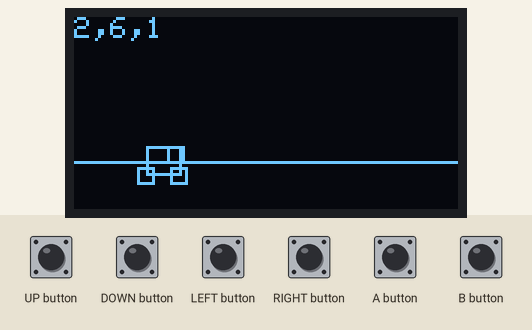
This sketch was run on a simulated Arduboy, built with avr-gcc and run on an emulated ATmega32U4. Parts: 128×64 one-colour display. The test bench sets the inputs (shaded band).

Above: at 1.2 s.
1.3 s: B button pressed for 0.15 s
At 1.43 s:
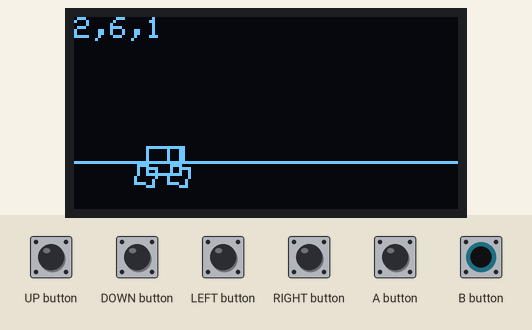
3.0 s: UP button pressed for 1 s
At 5.0 s:
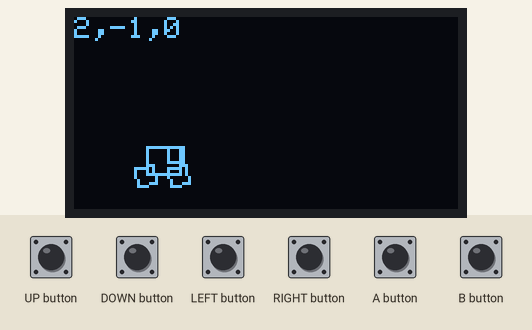
5.5 s: DOWN button pressed for 1 s
At 6.31 s:
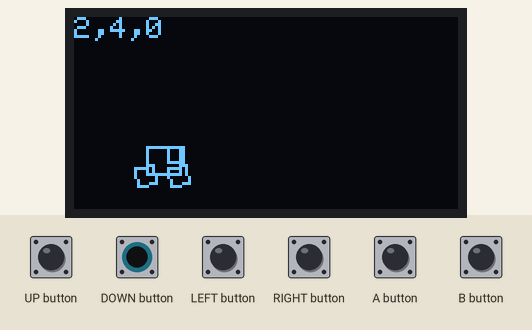
8.0 s: LEFT button pressed for 1 s
At 10.2 s:
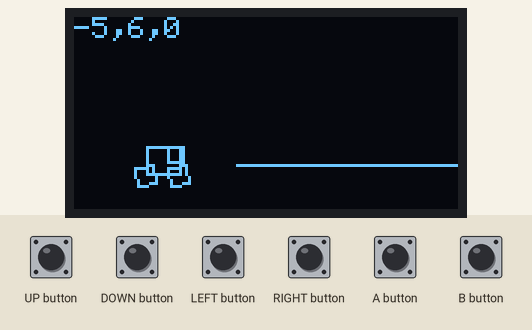
10.5 s: RIGHT button pressed for 0.15 s
At 11.1 s:
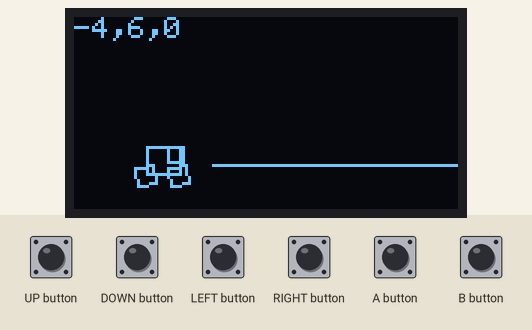
12.1 s: UP button pressed for 0.15 s
At 13.4 s:
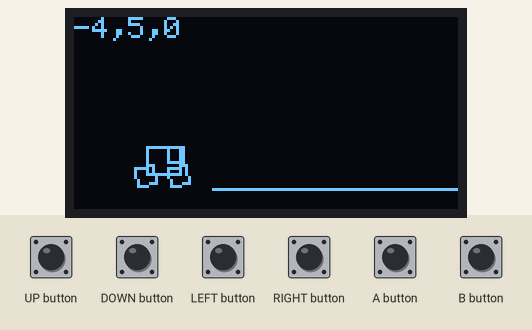
Timing chart, 0 to 14.7 s (numbered marks = the images above; inputs shaded):
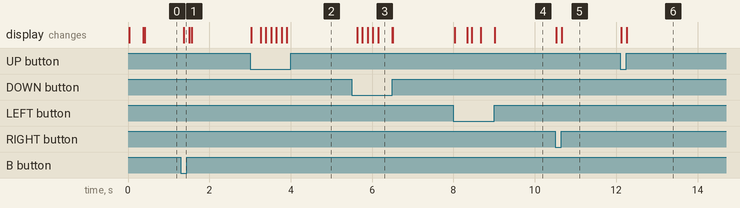

Measured:
- after the input at 1.3 s, the display: changes after 0.07 s (image 1)
- after the input at 3.0 s, the display: first changes at once (image 2 shows a later state)
- after the input at 5.5 s, the display: first changes after 0.13 s (image 3 shows a later state)
- after the input at 8.0 s, the display: first changes at once (image 4 shows a later state)
- after the input at 10.5 s, the display: first changes at once (image 5 shows a later state)
- after the input at 12.1 s, the display: first changes at once (image 6 shows a later state)

The sketch:

game4.ino
```cpp
// (licence header left out)
#include <Arduboy2.h>
#include "graphics.h"
float WORLD_GRAVITY = 0.1f;

/*********************************************************************************
 * MAP
 *********************************************************************************/
PROGMEM const char stage[8][16*10] =
{
    {0,0,0,0,0,0,0,0,0,0,0,0,0,0,0,0,0,0,0,0,0,0,0,0,0,0,0,0,0,0,0,0,0,0,0,0,0,0,0,0,},
    {0,0,0,0,0,0,0,0,0,0,0,0,0,0,0,0,0,0,0,0,0,0,0,0,0,0,0,0,0,0,0,0,0,0,0,0,0,0,0,0,},
    {0,0,0,0,0,0,0,0,0,0,0,0,0,0,0,0,0,0,0,0,0,0,0,0,0,0,0,0,0,0,0,0,0,0,0,0,0,0,0,0,},
    {0,0,0,0,0,0,0,0,0,0,0,0,0,0,0,0,0,0,0,0,0,0,0,0,0,0,0,0,0,0,0,0,0,0,0,0,0,0,0,0,},
    {0,0,0,0,0,0,0,0,0,0,0,0,0,0,0,0,0,0,0,0,0,0,1,1,0,0,0,0,0,0,0,0,0,0,0,0,0,0,0,0,},
    {0,0,0,0,0,0,0,0,0,0,0,0,0,0,0,0,0,0,0,0,0,3,0,0,0,0,0,0,0,0,0,0,0,0,0,0,0,0,0,0,},
    {1,1,1,1,1,1,1,1,1,1,1,1,1,1,1,1,1,1,1,1,2,0,0,0,0,0,0,0,0,0,0,0,0,0,0,0,0,0,0,0,},
    {0,0,0,0,0,0,0,0,0,0,0,0,0,0,0,0,0,0,0,0,0,0,0,0,0,0,0,0,0,0,0,0,0,0,0,0,0,0,0,0,},
 };


/*********************************************************************************
 * Car struct.
 *********************************************************************************/
typedef struct {
  unsigned char x, y, rear_tire_angle, front_tire_angle;
  float vx,vy;
  char speed;
  short angle;
  bool is_jump;
} Car;

#define CAR_BODY_ANGLE_PADD 100


/******************************************************************************
 * GLOBAL VARS.
 ******************************************************************************/
Arduboy2 arduboy;
unsigned int frame;
Car car;
int virtual_x, virtual_y;


void initialize_car(Car *car) {
  car->x = 30;
  car->y = 30;
  car->vx = 0;
  car->vy = 0;
  car->speed = 0;
  car->angle = 0;
  car->front_tire_angle = 0;
  car->rear_tire_angle = 0;
  car->is_jump = true;
}

void draw_car(Car *car) {

  // Draw body.
  drawRect2(car->x, car->y, 70, 15, car->angle + CAR_BODY_ANGLE_PADD);
  drawRect(car->x + getCos(car->angle+295)*5, car->y + getSin(car->angle+295)*5, 6, car->angle);

  // Draw tire.
  Point rear_tire;
  Point front_tire;
  rear_tire.x = car->x + getCos(car->angle+90)*8;
  rear_tire.y = car->y + getSin(car->angle+90)*8;
  front_tire.x = car->x + getCos(car->angle)*8;
  front_tire.y = car->y + getSin(car->angle)*8;

  drawRect(front_tire.x, front_tire.y, 8, car->front_tire_angle);
  drawRect(rear_tire.x, rear_tire.y, 8, car->rear_tire_angle);
}

void update_car(Car *car) {
//  car->angle++;
  car->rear_tire_angle += car->speed;
  car->front_tire_angle += car->speed;

  car->x += car->vx;
  car->y += car->vy;

  // Add gravity.
  if(car->is_jump) {
    car->vy += WORLD_GRAVITY;
  }

  if(arduboy.pressed(B_BUTTON)) {
    car->speed+=2;
    if(car->speed > 100) {
      car->speed = 100;
    }
  }

  car->speed -= 1;
  if(car->speed < 0) {
    car->speed = 0;
  }

  // Hit collision with ground.
  int car_map_x = virtual_x/8 + (car->x-8)/8;
  int car_map_y = virtual_y/8 + (car->y)/8;
  arduboy.print(car_map_x);
  arduboy.print(",");
  arduboy.print(car_map_y);
  char data = pgm_read_byte(&stage[car_map_y][car_map_x]);
  arduboy.print(",");
  arduboy.print((int)data);

  car->angle = 0;
  if(data == 1) {
    car->is_jump = false;
    car->vy = 0;
  }else if(data == 2 || data == 3) {
    car->angle = -45;
    arduboy.print("\n");
    arduboy.print(virtual_x%8);
    car->y = car_map_y*8 - virtual_y - virtual_x%8;
  }else{

  }
//  if(arduboy.pressed(LEFT_BUTTON)) {
//    car->angle -= 2;
//    if(car->angle < 0) {
//      car->angle = 360 - car->angle;
//    }
//  }
//  if(arduboy.pressed(RIGHT_BUTTON)) {
//    car->angle += 2;
//    if(car->angle > 360) {
//      car->angle = car->angle - 360;
//    }
//  }

}

/******************************************************************************
 * Draw stage.
 ******************************************************************************/
void draw_stage() {
  //char data = pgm_read_byte(&tetrimino[type][spin_index][ii][jj]);
  for(int ii=0;ii<8;ii++) {
    int map_y = ii + virtual_y/8;
    for(int jj=0;jj<160;jj++) {
      int map_x = jj + virtual_x/8;
      if(map_y < 0 || map_y > 8 || map_x < 0 || map_x > 160) {
        continue;
      }
      char data = pgm_read_byte(&stage[map_y][map_x]);
      if(data == 1) {
        arduboy.drawLine(jj*8+virtual_x/8 - virtual_x%8,
                         ii*8+virtual_y/8 - virtual_y%8,
                         jj*8+virtual_x/8 - virtual_x%8 + 8,
                         ii*8+virtual_y/8 - virtual_y%8);
      }else if(data == 2) {
        arduboy.drawLine(jj*8+virtual_x/8 - virtual_x%8,
                         ii*8+virtual_y/8 - virtual_y%8,
                         jj*8+virtual_x/8 - virtual_x%8 + 8,
                         ii*8+virtual_y/8 - virtual_y%8 - 8);
      }
    }
  }
}

// This function runs once in your game.
// use it for anything that needs to be set only once in your game.
void setup() {
  // initiate arduboy instance
  arduboy.boot();

  // here we set the framerate to 15, we do not need to run at
  // default 60 and it saves us battery life
  arduboy.setFrameRate(60);

  initialize_car(&car);

  virtual_x = 0;
  virtual_y = 0;
  frame = 0;
}


// our main game loop, this runs once every cycle/frame.
// this is where our game logic goes.
void loop() {
  // pause render until it's time for the next frame
  if (!(arduboy.nextFrame()))
    return;

  // first we clear our screen to black
  arduboy.clear();
  draw_stage();
  update_car(&car);
  draw_car(&car);

  if(arduboy.pressed(UP_BUTTON)) {
    virtual_y--;
  }
  if(arduboy.pressed(DOWN_BUTTON)) {
    virtual_y++;
  }

  if(arduboy.pressed(LEFT_BUTTON)) {
    virtual_x--;
  }
  if(arduboy.pressed(RIGHT_BUTTON)) {
    virtual_x++;
  }

  frame++;

  // then we finaly we tell the arduboy to display what we just wrote to the display
  arduboy.display();
}
```

graphics.h
```cpp
#ifndef GRAPHICS_H
#define GRAPHICS_H

extern Arduboy2 arduboy;

PROGMEM const short SHORT_SIN[] = {
  0,
524,
1047,
1570,
2093,
2615,
3136,
3656,
4175,
4693,
5209,
5724,
6237,
6749,
7258,
7765,
8269,
8771,
9271,
9767,
10261,
10751,
11238,
11722,
12202,
12679,
13151,
13620,
14084,
14544,
15000,
15451,
15898,
16339,
16776,
17207,
17634,
18054,
18470,
18880,
19284,
19682,
20074,
20460,
20840,
21213,
21580,
21941,
22294,
22641,
22981,
23314,
23640,
23959,
24271,
24575,
24871,
25160,
25441,
25715,
25981,
26239,
26488,
26730,
26964,
27189,
27406,
27615,
27816,
28007,
28191,
28366,
28532,
28689,
28838,
28978,
29109,
29231,
29344,
29449,
29544,
29631,
29708,
29776,
29836,
29886,
29927,
29959,
29982,
29995,
30000,
};


float getSin(int angle) {
  angle+=45;
// 90-180 → sin( 180 - θ )
// 180-270 → -sin( θ - 180 )
// 270-360 → -sin( 360 - θ )
  short target_value;
  angle = abs(angle%360);
  if(angle < 90) {
    target_value = pgm_read_dword(&SHORT_SIN[angle]);
  }else if(angle < 180) {
    target_value = pgm_read_dword(&SHORT_SIN[180 - angle]);
  }else if(angle < 270) {
    target_value = pgm_read_dword(&SHORT_SIN[angle - 180]) * -1;
  }else{
    target_value = pgm_read_dword(&SHORT_SIN[360 - angle]) * -1;
  }
//  short target_value = pgm_read_dword(&SHORT_SIN[angle%360]);
  return (float)target_value / 30000.0f;
}

float getCos(int angle) {
//  short target_value = pgm_read_dword(&SHORT_COS[angle%360]);
//  return (float)target_value / 30000.0f;
  return getSin(angle + 90);
}


void drawTriangle(int x, int y, int size, int angle) {
  float half_size = size/2;

  Point p1,p2,p3;

  p1.x = x + half_size * (getCos(angle));
  p1.y = y + half_size * (getSin(angle));

  p2.x = x + half_size * (getCos(120+angle));
  p2.y = y + half_size * (getSin(120+angle));

  p3.x = x + half_size * (getCos(240+angle));
  p3.y = y + half_size * (getSin(240+angle));


  // P1-P2
  arduboy.drawLine(p1.x, p1.y, p2.x, p2.y);
  // P2-P3
  arduboy.drawLine(p2.x, p2.y, p3.x, p3.y);
  // P3-P1
  arduboy.drawLine(p3.x, p3.y, p1.x, p1.y);

}

void drawRect2(int x,int y,int min_angle, int size,int angle) {

  float half_size = size/2;

  Point tl,tr,bl,br;

  tl.x = x + half_size * getCos(angle);
  tl.y = y + half_size * getSin(angle);

  tr.x = x + half_size * getCos(min_angle+angle);
  tr.y = y + half_size * getSin(min_angle+angle);

  bl.x = x + half_size * getCos(180+angle);
  bl.y = y + half_size * getSin(180+angle);
//
  br.x = x + half_size * getCos(min_angle+angle+180);
  br.y = y + half_size * getSin(min_angle+angle+180);

  // Top
  arduboy.drawLine(tl.x, tl.y, tr.x, tr.y);
  // Bottom
  arduboy.drawLine(bl.x, bl.y, br.x, br.y);
  // Left.
  arduboy.drawLine(tl.x, tl.y, br.x, br.y);
  // Right.
  arduboy.drawLine(tr.x, tr.y, bl.x, bl.y);

}

void drawRect(int x,int y,int size,int angle) {

  float half_size = size/2;

  Point tl,tr,bl,br;

  tl.x = x + half_size * getCos(angle);
  tl.y = y + half_size * getSin(angle);

  tr.x = x + half_size * getCos(90+angle);
  tr.y = y + half_size * getSin(90+angle);

  bl.x = x + half_size * getCos(180+angle);
  bl.y = y + half_size * getSin(180+angle);
//
  br.x = x + half_size * getCos(270+angle);
  br.y = y + half_size * getSin(270+angle);

  // Top
  arduboy.drawLine(tl.x, tl.y, tr.x, tr.y);
  // Bottom
  arduboy.drawLine(bl.x, bl.y, br.x, br.y);
  // Left.
  arduboy.drawLine(tl.x, tl.y, br.x, br.y);
  // Right.
  arduboy.drawLine(tr.x, tr.y, bl.x, bl.y);


}
#endif
```
